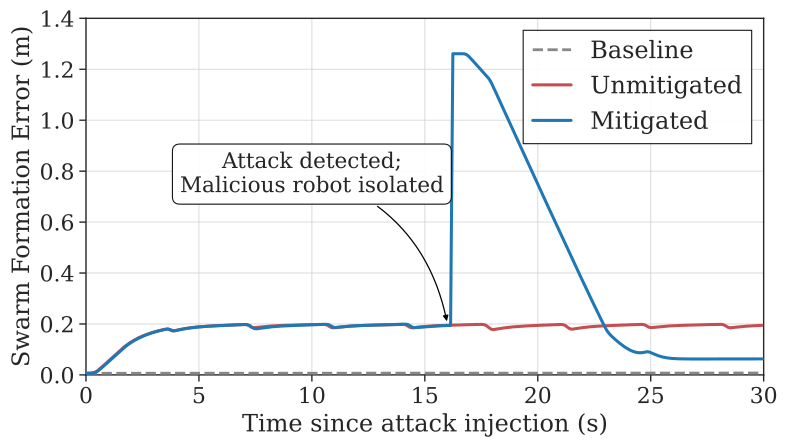

Python code for this plot:
#!/usr/bin/env python3
"""
Formation-error timeline — D-MUTRA formation experiment.

Single representative run (SSP=10 s, rep closest to group-mean IFE) showing
the full attack lifecycle, aligned at injection (t=0):

  • baseline (no attack)  : FE stays near zero throughout the mission.
  • mitigated (SSP=10 s)  : rises at injection, detected, reconfigures, recovers.
  • unmitigated           : rises at injection, never detected, never recovers.
"""

from pathlib import Path
import glob, json, re
import matplotlib
matplotlib.use("Agg")
import matplotlib.pyplot as plt
import numpy as np
import pandas as pd
import seaborn as sns

SCRIPT_DIR  = Path(__file__).parent
DATA_SUBDIR = "formation-v4"
DATA_DIR    = SCRIPT_DIR.parent / "data" / DATA_SUBDIR
OUT_PDF     = SCRIPT_DIR / "formation_impact_fe.pdf"

FONT_SCALE = 1.8
sns.set_theme(context="paper", style="ticks",
              rc={"xtick.direction": "out", "ytick.direction": "out"},
              font_scale=FONT_SCALE)
plt.rcParams.update({"font.family": "serif", "pdf.fonttype": 42, "ps.fonttype": 42})

C_BASELINE    = "#888888"
C_UNMITIGATED = "#C44E52"
C_MITIGATED   = "#1f77b4"
LW = 2.2

SSP_PICK = 10
T_LO, T_HI = 0.0, 30.0


def scenario_key(tag):
    m = re.match(r"(baseline|unmitigated|mitigated)(?:-ssp(\d+))?-r(\d+)", tag)
    return m.group(1), (int(m.group(2)) // 1000 if m.group(2) else None)


def load_metrics():
    out = {}
    for f in glob.glob(str(DATA_DIR / "metrics-*.json")):
        d = json.load(open(f))
        out.setdefault(scenario_key(d["run_tag"]), []).append(d)
    return out


def representative(reps, key="ife_compromise"):
    """Pick the rep whose key metric is closest to the group mean."""
    vals = [r[key] for r in reps if r.get(key) is not None]
    if not vals:
        return reps[0]
    mean = np.mean(vals)
    return min((r for r in reps if r.get(key) is not None),
               key=lambda r: abs(r[key] - mean))


def load_fe_aligned(rep, t_inject_override=None):
    """Load FE from CSV aligned so t=0 at injection, masked to [T_LO, T_HI]."""
    df = pd.read_csv(DATA_DIR / f"formation-{rep['run_tag']}.csv")
    t_inj = t_inject_override if t_inject_override is not None else rep["t_inject_s"]
    t  = df["t_rel_s"].values - t_inj
    fe = df["formation_error"].values
    mask = (t >= T_LO) & (t <= T_HI)
    return t[mask], fe[mask]


metrics   = load_metrics()
mit_rep  = representative(metrics[("mitigated", SSP_PICK)])
unm_rep  = representative(metrics[("unmitigated", 10)])
base_rep = min(metrics[("baseline", None)], key=lambda r: r["run_tag"])

t_mit,  fe_mit  = load_fe_aligned(mit_rep)
t_unm,  fe_unm  = load_fe_aligned(unm_rep)
t_base, fe_base = load_fe_aligned(base_rep, t_inject_override=mit_rep["t_inject_s"])

# Detection time relative to injection
t_det_rel = mit_rep["ife_window_s"]

# ── Figure ────────────────────────────────────────────────────────────────────
fig, ax = plt.subplots(figsize=(8.2, 4.8))

ax.plot(t_base, fe_base, color=C_BASELINE,    lw=2.0, ls="--", zorder=4,
        label="Baseline")
ax.plot(t_unm,  fe_unm,  color=C_UNMITIGATED, lw=LW,  zorder=5,
        label="Unmitigated")
ax.plot(t_mit,  fe_mit,  color=C_MITIGATED,   lw=LW,  zorder=6,
        label="Mitigated")

# ── Annotation at the FE peak of the mitigated curve ─────────────────────────
peak_idx = int(np.argmax(fe_mit))
t_peak   = float(t_mit[peak_idx])
fe_peak  = float(fe_mit[peak_idx])

fs_ann = plt.rcParams.get("axes.labelsize", 10) * 0.9
ax.annotate(
    "Attack detected;\nMalicious robot isolated",
    xy=(16, 0.2), xycoords="data",
    xytext=(10, 0.7), textcoords="data",
    va="bottom", ha="center", fontsize=fs_ann,
    arrowprops=dict(arrowstyle="-|>", color="black", lw=0.9,
                    mutation_scale=8, connectionstyle="arc3,rad=-0.3"),
    bbox=dict(boxstyle="round,pad=0.35", facecolor="white",
              edgecolor="black", linewidth=0.8, alpha=0.92),
    zorder=10,
)

ax.set_xlim(T_LO, T_HI)
ax.set_ylim(0, 1.40)
ax.set_xlabel("Time since attack injection (s)")
ax.set_ylabel("Swarm Formation Error (m)")
ax.legend(loc="upper right", frameon=True, framealpha=0.9, fancybox=False,
          edgecolor="black", handlelength=1.6, fontsize="medium")

ax.spines["top"].set_visible(True)
ax.spines["right"].set_visible(True)

ax.grid(axis="both", which="major", linestyle="-", linewidth=0.7, alpha=0.75)

fig.tight_layout()
fig.savefig(OUT_PDF, bbox_inches="tight")
print(f"Saved → {OUT_PDF}")

checkpoints = list(range(int(T_LO), int(T_HI) + 1, 2))   # every 2 s
print(f"\n── FE values shown in plot (t={T_LO:.0f}–{T_HI:.0f}s, every 2s) ────")
print(f"  {'t(s)':<6}  {'Baseline(mm)':>14}  {'Unmitigated(m)':>16}  {'Mitigated(m)':>14}")
print(f"  {'-'*56}")
for tp in checkpoints:
    fb = float(np.interp(tp, t_base, fe_base)) * 1000
    fu = float(np.interp(tp, t_unm,  fe_unm))
    fm = float(np.interp(tp, t_mit,  fe_mit))
    det_marker = f"  ← det@{t_det_rel:.1f}s" if abs(tp - t_det_rel) < 1.5 else ""
    print(f"  {tp:<6}  {fb:>14.1f}  {fu:>16.4f}  {fm:>14.4f}{det_marker}")
print(f"\n  peak mitigated: {fe_peak:.4f} m @ t={t_peak:.1f}s")
